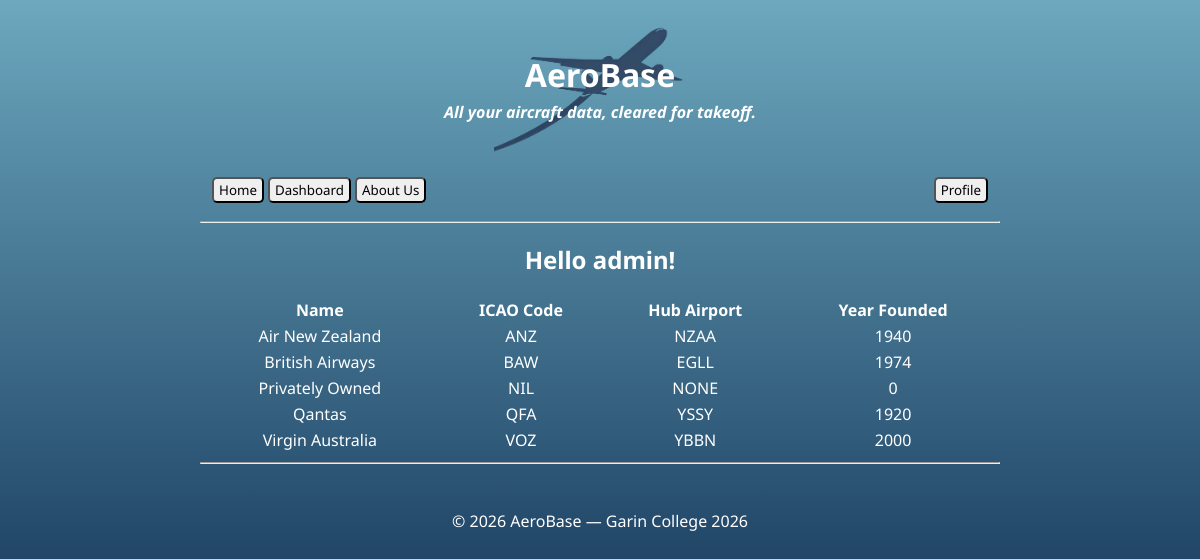
Page /database/operators (signed in) on the committed database.
### app.py (models this page shows)
class Operator(db.Model):
    icao = db.Column(db.String(3), primary_key = True)
    hub_icao = db.Column(db.String(4), nullable = False)
    year_founded = db.Column(db.Integer, nullable = False)
    operator_name = db.Column(db.String(25), nullable = False)
    user_id = db.Column(db.Integer, db.ForeignKey("user.id"), nullable = True)
    manufacturers = db.relationship(
        "Manufacturer",
        secondary = manufacturer_operator,
        back_populates = "operators"
    )
    aircrafts = db.relationship(
        "Aircraft",
        back_populates = "operator"
    )

### app.py (the view)
    @app.route("/database/operators")
    def dboperator():
        operators = Operator.query.order_by(Operator.operator_name).all()
        if "user" in session:
            return render_template(
                "operators.html",
                page_title = "Database (Operators)",
                user=session["user"],
                operators=operators
            )
        else:
            return redirect(url_for("login"))

### app.py (called while the page is built)
@app.context_processor
def inject_user():
   return{
       "logged_in": "user" in session
   }

### templates/operators.html
{% extends "layout.html" %}
{% block content %}
<h2 style="color: #ffffff;">Hello {{user}}!</h2>
<table style="width: 100%; color:#ffffff;">
    <tr>
        <th>Name</th>
        <th>ICAO Code</th>
        <th>Hub Airport</th>
        <th>Year Founded</th>
    </tr>
    {% for operator in operators %}
    <tr>
        <td>{{operator.operator_name}}</td>
        <td>{{operator.icao}}</td>
        <td>{{operator.hub_icao}}</td>
        <td>{{operator.year_founded}}</td>
    </tr>
    {% endfor %}
</table>
{% endblock %}

### templates/layout.html (shortened to what this page needs)
<!doctype html>
<html lang="en">
<head>
<link rel="stylesheet" href="{{ url_for('static', filename='style.css') }}">
</head>
<body>
{% include "header.html" %}
{% include "nav.html" %}
  <hr>
  {% block content %}{% endblock %}
  <hr>
  {% include "footer.html" %}
</body>
</html>

### templates/header.html
<header>
  <h1 style="margin-bottom: 5px;">AeroBase</h1>
  <h4 style="margin-top: 5px"><i>All your aircraft data, cleared for takeoff.</i></h4>
</header>

### templates/nav.html
<nav>
  <button style="margin-inline:2px" type="button" onclick="window.location.href='/'">Home</button>
  <button style="margin-inline:2px" type="button" onclick="window.location.href='/dashboard'">Dashboard</button>
  <button style="margin-inline:2px" type="button" onclick="window.location.href='/about-us'">About Us</button>
  {% if logged_in %}
    <button style="margin-inline:2px; margin-inline-start:auto;"  class="login-link" type="button" onclick="window.location.href='/profile'">Profile</button>
  {% else %}
    <button style="margin-inline:2px; margin-inline-start:auto;"  class="login-link" type="button" onclick="window.location.href='/login'">Login</button>
  {% endif %}
</nav>

### templates/footer.html
<footer>
  <p style="color: #ffffff;">
    © 2026 AeroBase — Garin College 2026
  </p>
</footer>

### static/style.css (style rules this page uses)
html { height:100%; }
body { font-family: 'Noto Sans', sans-serif; max-width: 800px; margin: 20px auto; background-image: linear-gradient(to bottom, #6ca8be, #001b42); background-repeat: no-repeat; background-attachment: fixed; text-align:center; }
header { padding: 12px; border-radius: 8px; color:#ffffff; background-image: url('homepage.png'); background-position: center; background-size: contain; background-repeat: no-repeat; }
nav { margin-top: 10px; padding: 10px; border-radius: 8px; display: flex; align-items: center; }
footer { margin-top: 20px; padding: 10px; border-radius: 8px; }
button { padding:2px; border-radius: 5px; padding-left: 5px; padding-right: 5px; font-family: 'Noto Sans', sans-serif; }

### rows in the picture
Operator: operator_name "Air New Zealand", icao "ANZ", hub_icao "NZAA", year_founded "1940"
Operator: operator_name "British Airways", icao "BAW", hub_icao "EGLL", year_founded "1974"
Operator: operator_name "Privately Owned", icao "NIL", hub_icao "NONE", year_founded "0"
Operator: operator_name "Qantas", icao "QFA", hub_icao "YSSY", year_founded "1920"
Operator: operator_name "Virgin Australia", icao "VOZ", hub_icao "YBBN", year_founded "2000"

### other values in the picture
{{ user }} "admin"
